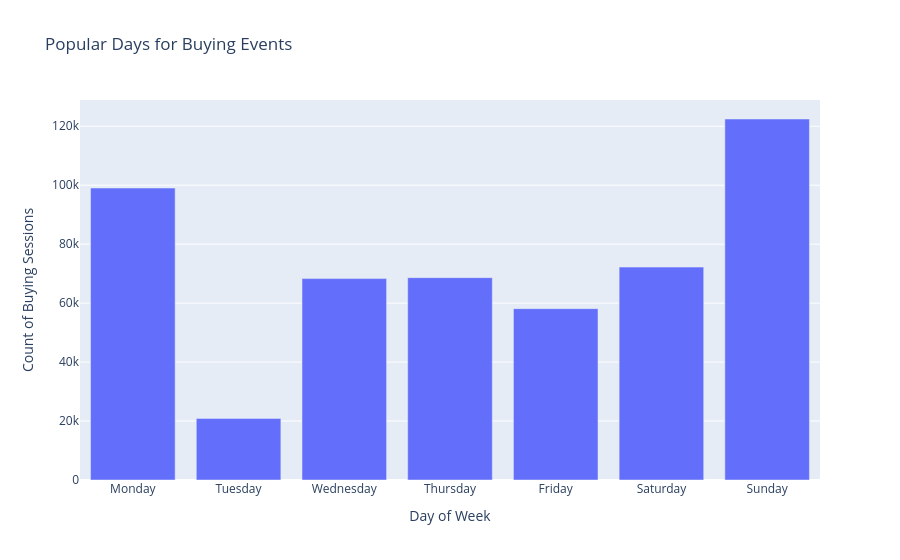

Notebook code cell kept with this figure:
### Code cell
buy_day_counts = training_data[training_data["is_buy"] == 1]["dayofweek"].value_counts().sort_index()
day_names = ["Monday", "Tuesday", "Wednesday", "Thursday", "Friday", "Saturday", "Sunday"]

day_mapping = {}
for i in range(7):
    day_mapping[float(i)] = day_names[i]
    day_mapping[i] = day_names[i]

fig = px.bar(
    x=[day_mapping.get(i, f"Day {i}") for i in buy_day_counts.index],
    y=buy_day_counts.values,
    title="Popular Days for Buying Events",
    labels={"x": "Day of Week", "y": "Count of Buying Sessions"}
)
fig.show()

### Figure 1 — Plotly figure (JSON) as saved in the notebook; plotly's stock layout.template omitted (floating-point values rounded to 4 significant figures)
{"data": [{"alignmentgroup": "True", "hovertemplate": "Day of Week=%{x}<br>Count of Buying Sessions=%{y}<extra></extra>", "legendgroup": "", "marker": {"color": "#636efa", "pattern": {"shape": ""}}, "name": "", "offsetgroup": "", "orientation": "v", "showlegend": false, "textposition": "auto", "type": "bar", "x": ["Monday", "Tuesday", "Wednesday", "Thursday", "Friday", "Saturday", "Sunday"], "xaxis": "x", "y": [99038, 20901, 68324, 68632, 58127, 72219, 122455], "yaxis": "y"}], "layout": {"barmode": "relative", "legend": {"tracegroupgap": 0}, "title": {"text": "Popular Days for Buying Events"}, "xaxis": {"anchor": "y", "domain": [0, 1], "title": {"text": "Day of Week"}}, "yaxis": {"anchor": "x", "domain": [0, 1], "title": {"text": "Count of Buying Sessions"}}}}
